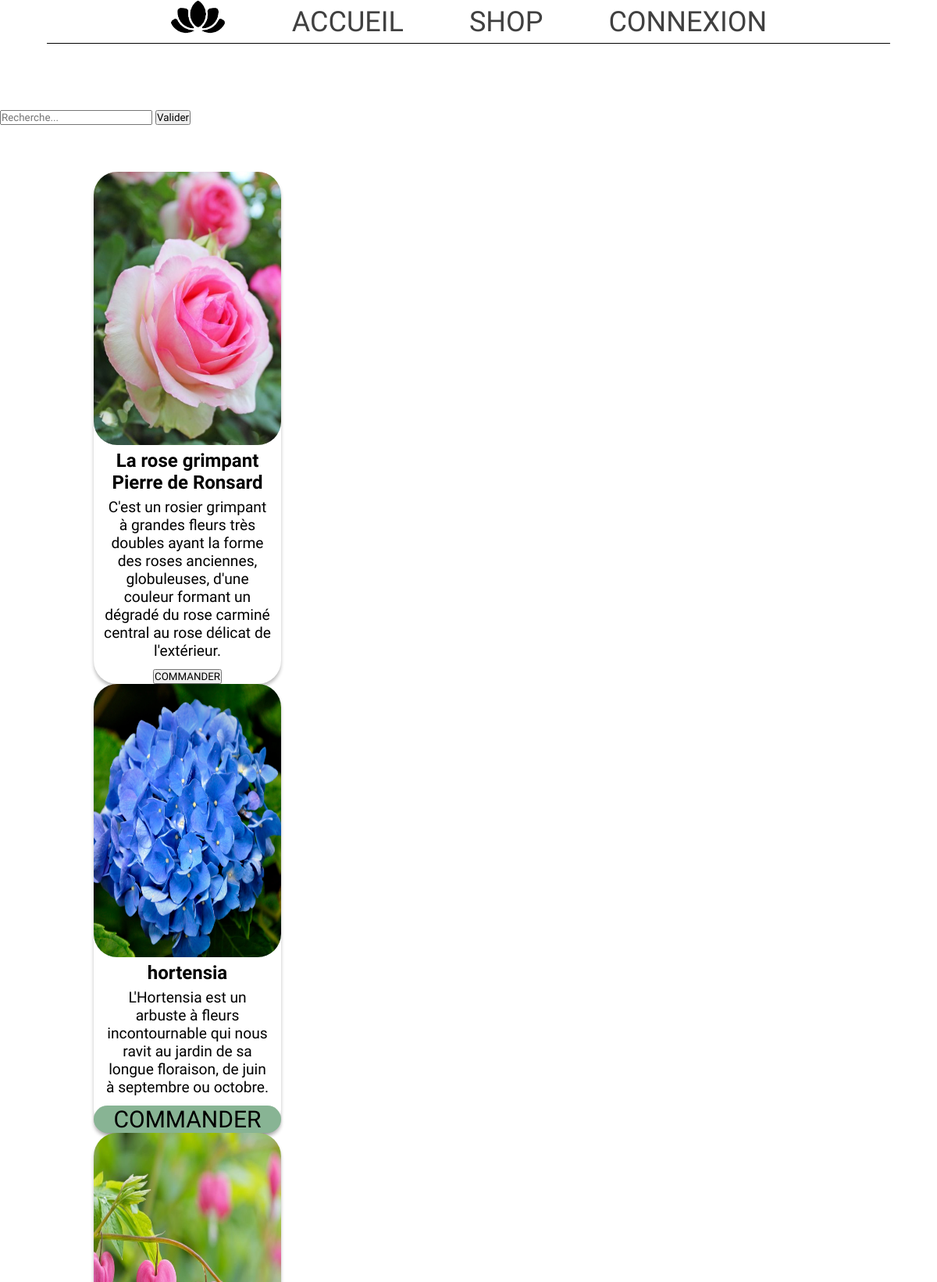
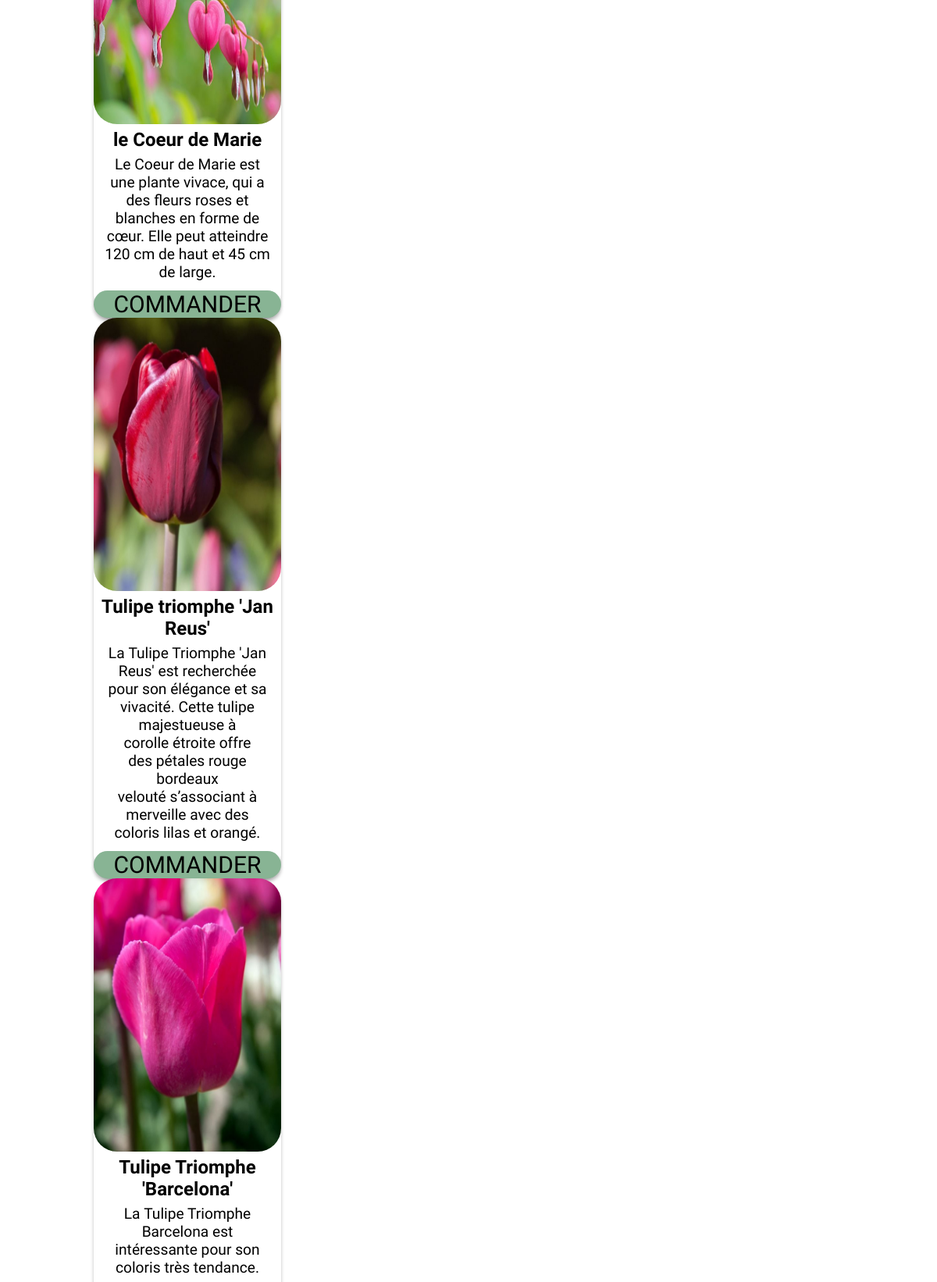
Page /shop_research.php (upper part) on the committed database (2 pictures, top to bottom).
### tables this page shows
CREATE TABLE IF NOT EXISTS `t_produit` (
  `idProduit` int(11) NOT NULL AUTO_INCREMENT,
  `Designation` varchar(100) NOT NULL,
  `prix` float NOT NULL,
  `Stock` int(11) NOT NULL,
  `Description` varchar(255) NOT NULL,
  `Image` varchar(100) NOT NULL,
  `idCategorie` int(11) NOT NULL,
  PRIMARY KEY (`idProduit`),
  KEY `T_PRODUIT_T_CATEGORIE0_FK` (`idCategorie`)
);

### shop_research.php (the view, shortened to what this page needs)
<?php include 'header.php'?>
    <main>
        <section>
            <?php
                include "connection.php";
                $sql='SELECT * FROM t_produit;';
                $table = $dbh->query($sql);
                ?>
                <form method="get">
                    <input type="search" name="recherche" id="recherche" placeholder="Recherche..." onfocusout="verif()" />
                    <input type="submit" value="Valider" />
                </form>
                <div id="shop">
                <?php
                    if($table -> rowCount() > 0){ ?>
                        <form action="info-produit.php" method="get">
                        <ul>
                            <?php
                                foreach ($table as $ligne) {
                                    echo '<div class="card">
                                            <img src="./images/'.$ligne['Image'].'" alt="'.$ligne['Designation'].'">
                                            <h2>'.$ligne['Designation'].'</h2>
                                            <p>'.$ligne['Description'].'</p>
                                            <form>
                                                <button type="submit" id="commande_'.$ligne['idProduit'].'">COMMANDER</button>
                                            </form>
                                        </div>';
                                }
                            ?>
                        </ul>
                        </form></div><?php
                    }else { ?>
                        <div>Aucun résultat pour: <?  $recherche ?> ...</div>
                        <?php } ?>
        </section>
    </main>
</body>
</html>

### css/index.css (style rules this page uses)
* { margin: 0; padding: 0; font-family: 'Amatic SC'; }
h2 { font-family: 'Amatic SC'; }
main { width: 100%; height: 90%; margin-bottom: 10%; }
body { width: 100%; height: 100%; }
@media screen and (min-width: 600px) { main { margin-top: 5%; } }
#shop { margin-top: 5%; width: 80%; height: fit-content; margin-left: auto; margin-right: auto; display: flex; flex-direction: row; flex-wrap: wrap; justify-content: space-around; gap: 5em; align-content: center; align-items: center; }
.card { position: relative; box-shadow: 0px 4px 4px rgba(0, 0, 0, 0.25); border-radius: 30px; width: 25%; height: fit-content; display: flex; flex-direction: column; flex-wrap: nowrap; align-content: center; justify-content: flex-start; align-items: center; text-align: center; }
.card img { width: 100%; height: 350px; border-radius: 30px; }
.card>h2 { width: 100%; height: 10%; border-radius: 30px; margin-top: 2.5%; margin-bottom: 2.5%; font-size: 2vw; }
.card>p { width: 90%; height: 10%; overflow: hidden; font-size: larger; margin-bottom: 5%; }
.card>form { width: 100%; height: 20%; }
.card>form>button { width: 100%; height: 100%; border-radius: 30px; border: none; background-color: #88B494; box-shadow: 0px 4px 4px rgba(0, 0, 0, 0.25); font-family: 'Amatic SC'; font-size: 2.5vw; }

### rows in the picture
t_produit: Image (picture), Designation "La rose grimpant Pierre de Ronsard", Description "C'est un rosier grimpant à grandes fleurs très doubles ayant la forme des roses anciennes, globuleuses, d'une couleur formant un dégradé du rose carminé central au rose délicat de l'extérieur."
t_produit: Image+Designation (picture), Designation "hortensia", Description "L'Hortensia est un arbuste à fleurs incontournable qui nous ravit au jardin de sa longue floraison, de juin à septembre ou octobre."
t_produit: Image (picture), Designation "le Coeur de Marie", Description "Le Coeur de Marie est une plante vivace, qui a des fleurs roses et blanches en forme de cœur. Elle peut atteindre 120 cm de haut et 45 cm de large."
t_produit: Image (picture), Designation "Tulipe triomphe 'Jan Reus'", Description "La Tulipe Triomphe 'Jan Reus' est recherchée pour son élégance et sa vivacité. Cette tulipe majestueuse à corolle étroite offre des pétales rouge bordeaux velouté s’associant à merveille avec des coloris lilas et orangé."
t_produit: Image (picture), Designation "Tulipe Triomphe 'Barcelona'", Description "La Tulipe Triomphe Barcelona est intéressante pour son coloris très tendance."
